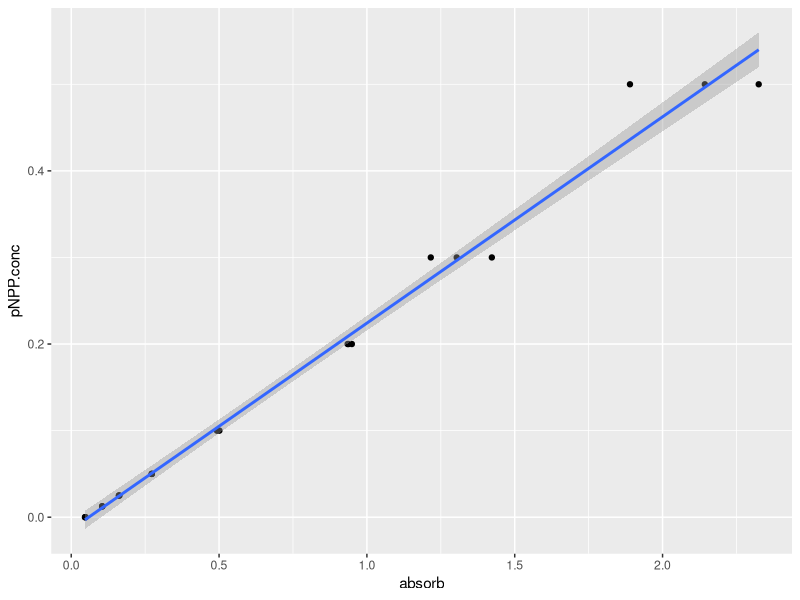

Here is the R script that generated this plot:
## ---- chunk 1
#| echo: true
#| warning: false
#| eval: true

rm(list=ls())
library(tidyverse)
library(readxl)
library(ggpubr)
#install.packages("gganimate")
library(gganimate)
## ---- chunk 2
#| echo: true
#| warning: false
#| eval: true
ap<-read_excel("raw-data/example_alkaline_phosphatase_activity_assay.xlsx", sheet=2, skip=3)

#check what we have
view(ap)
## ---- chunk 3
#| echo: true
#| warning: false
#| eval: true
ap.pivot <- 
  ap |> 
  select(-mean.abs, -standard.deviation) |>
  pivot_longer(-pNPP.conc, names_to = "rep", values_to = "absorb")
view(ap.pivot)
## ---- chunk 4
#| echo: true
#| warning: false
#| eval: true
ap.pivot <- relocate(ap.pivot, absorb)
## ---- chunk 5
#| echo: true
#| warning: false
#| eval: true

#plot, saving thr plot in an object called 'pNPP.plot'
pNPP.plot <- ap.pivot |>
  ggplot(aes(x=absorb, y=pNPP.conc))+
  geom_point()+
  geom_smooth(method="lm")

#show the plot
pNPP.plot
## ---- chunk 6
#| echo: true
#| warning: false
#| eval: true

ggsave("pNPP.plot.pdf",pNPP.plot)  
## ---- chunk 7
#| echo: true
#| warning: false
#| eval: true

linear_model <- lm(pNPP.conc ~ absorb , data = ap.pivot)
absorbance_values <- data.frame(absorb = c(1,2,3))
